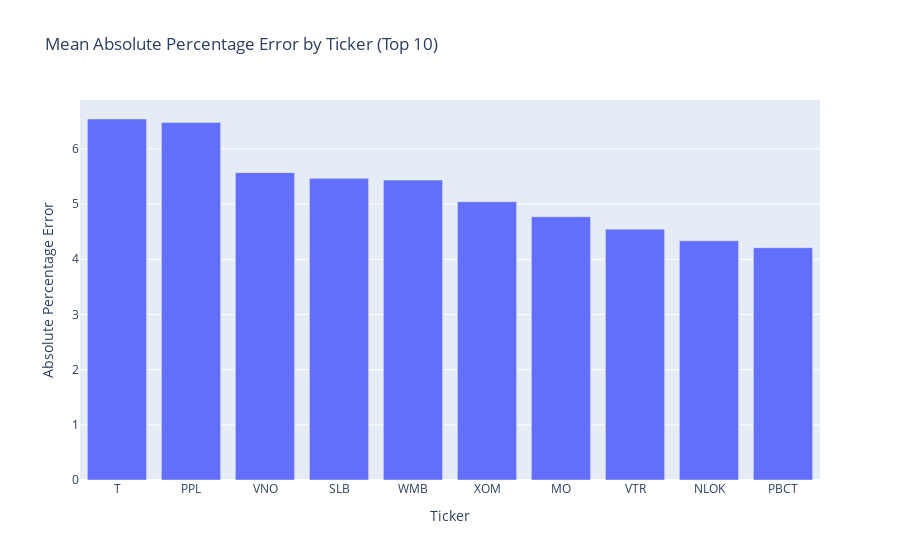

Notebook source saved alongside this figure:
### Code cell
# df_pred_viz = df_pred.query('Ticker != "NVR"')
df_pred_viz = df_pred\
    .groupby(['Ticker'])\
    .mean()[['Squared Error', 'Absolute Error', 'Absolute Percentage Error']]\
    .reset_index()\
    .sort_values(by = 'Absolute Percentage Error', ascending = False)
df_pred_viz

fig = px.bar(
    df_pred_viz.head(n=10), 
    x = 'Ticker', 
    y = 'Absolute Percentage Error', 
    title = 'Mean Absolute Percentage Error by Ticker (Top 10)'
)
fig.show()

### Figure 1 — Plotly figure (JSON) as saved in the notebook; plotly's stock layout.template omitted (floating-point values rounded to 4 significant figures)
{"data": [{"alignmentgroup": "True", "hovertemplate": "Ticker=%{x}<br>Absolute Percentage Error=%{y}<extra></extra>", "legendgroup": "", "marker": {"color": "#636efa", "pattern": {"shape": ""}}, "name": "", "offsetgroup": "", "orientation": "v", "showlegend": false, "textposition": "auto", "type": "bar", "x": ["T", "PPL", "VNO", "SLB", "WMB", "XOM", "MO", "VTR", "NLOK", "PBCT"], "xaxis": "x", "y": [6.542, 6.48, 5.57, 5.467, 5.437, 5.043, 4.771, 4.546, 4.335, 4.21], "yaxis": "y"}], "layout": {"barmode": "relative", "legend": {"tracegroupgap": 0}, "title": {"text": "Mean Absolute Percentage Error by Ticker (Top 10)"}, "xaxis": {"anchor": "y", "domain": [0, 1], "title": {"text": "Ticker"}}, "yaxis": {"anchor": "x", "domain": [0, 1], "title": {"text": "Absolute Percentage Error"}}}}
